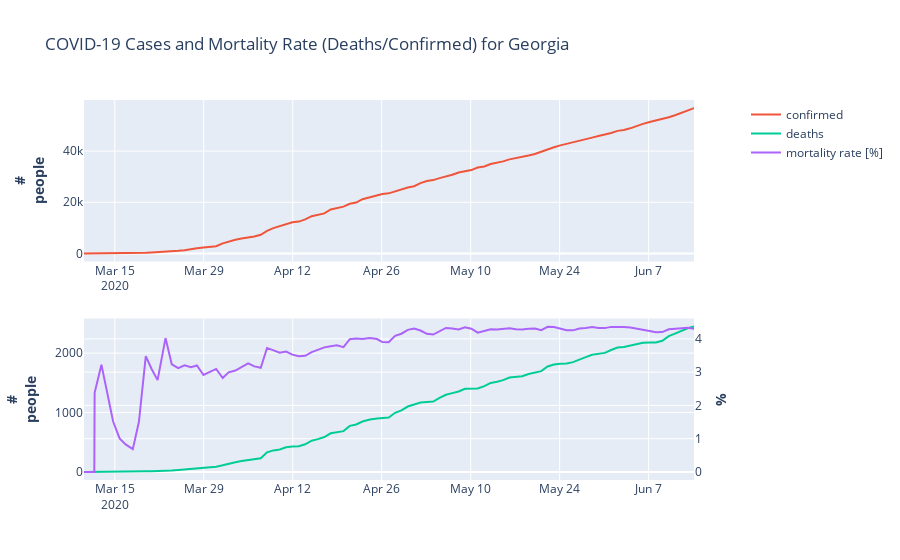

This figure's notebook cell:
### Code cell
fig = make_subplots(rows=2, cols=1, specs=[[{}], [{"secondary_y": True}]])

color_sequence = px.colors.qualitative.Plotly

# Add traces
fig.add_trace(
    go.Scatter(x=stats_state.index, y=stats_state["confirmed"], name="confirmed", line=dict(color=color_sequence[1])), row=1, col=1
)

fig.add_trace(
    go.Scatter(x=stats_state.index, y=stats_state["deaths"], name="deaths", line=dict(color=color_sequence[2])), row=2, col=1
)

fig.add_trace(
    go.Scatter(x=stats_state.index, y=stats_state["mortality_rate"]*100.0, name="mortality rate [%]", line=dict(color=color_sequence[3])), row=2, col=1,
    secondary_y=True,
)

# Add figure title
fig.update_layout(
    title_text="COVID-19 Cases and Mortality Rate (Deaths/Confirmed) for {}".format(state)
)

# Set y-axes titles
fig.update_yaxes(title_text="<b>#<br>people</b> ", secondary_y=False)
fig.update_yaxes(title_text="<b>%</b><br>", secondary_y=True)

fig.show()
